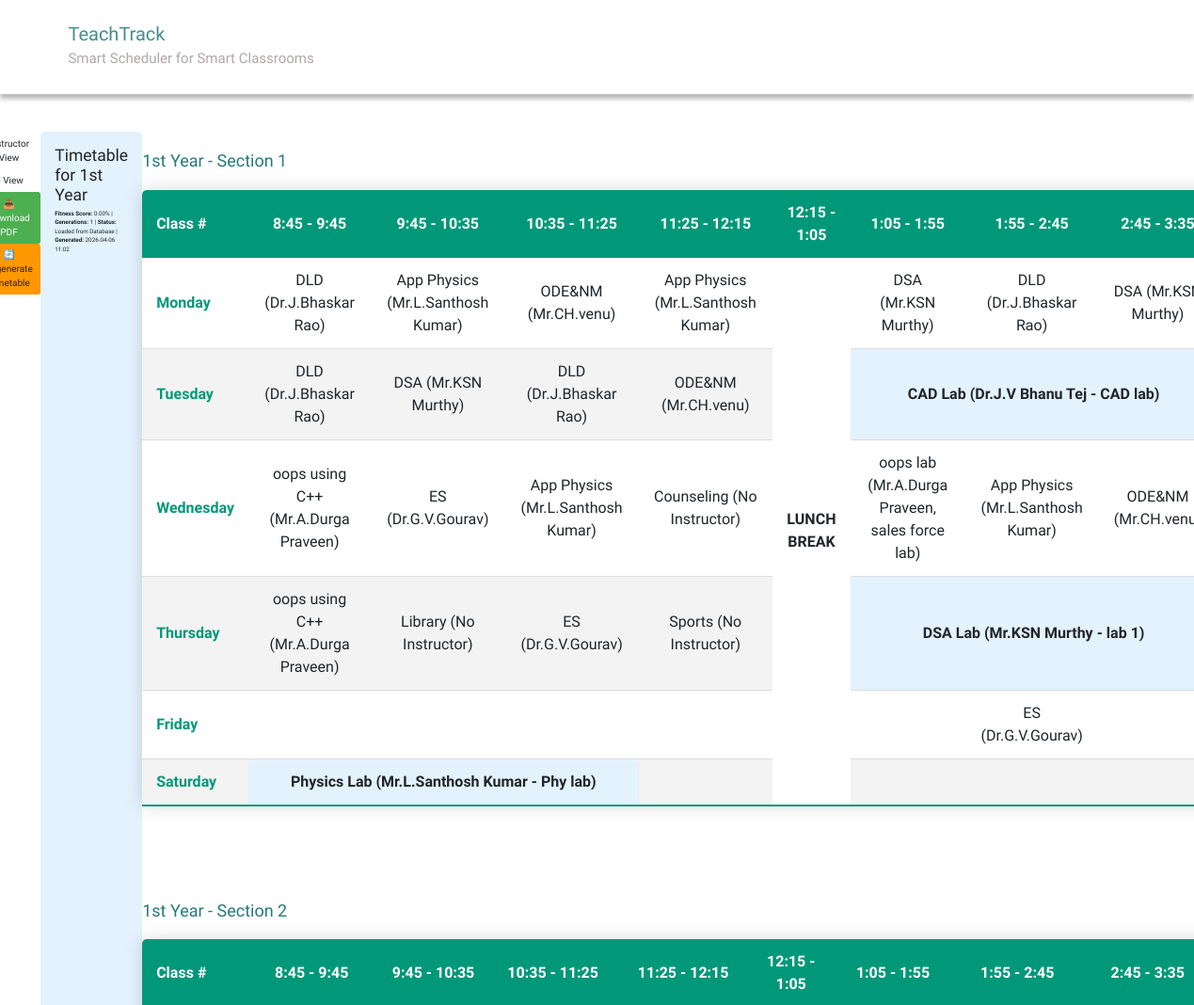
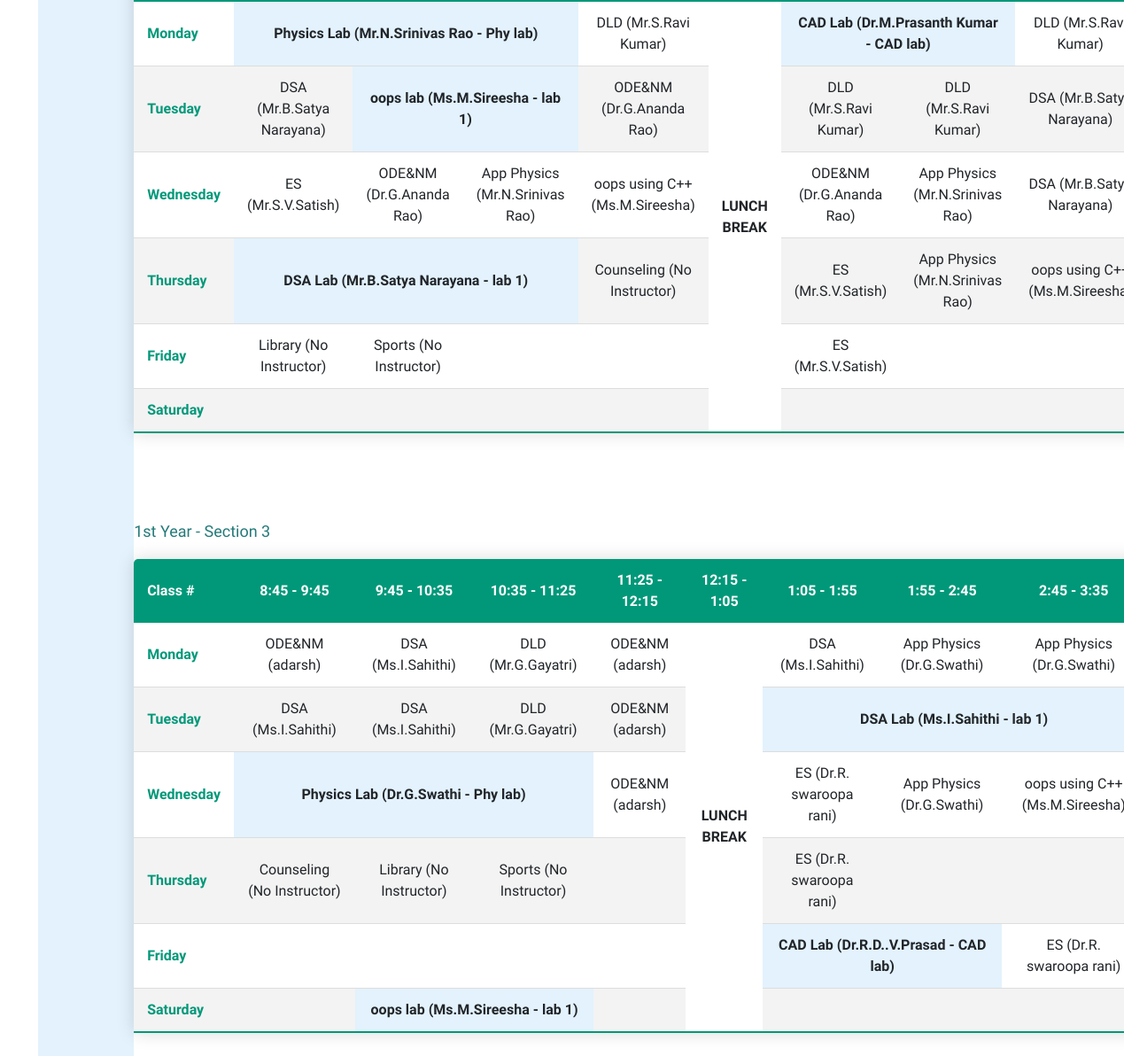
/timetableGeneration/?year=11, run on the app's committed database (2 pictures, top to bottom).
### SchedulerApp/models.py (models this page shows, shortened)
class Year(models.Model):
    year_name = models.CharField(max_length=20)  # e.g. "2nd Year"
    courses = models.ManyToManyField(Course)
    lunch_period = models.IntegerField(
        default=5,
        validators=[MinValueValidator(1), MaxValueValidator(8)],
        help_text="Which time slot is lunch break (1-8). 1st year=4 (11:25-12:15), Others=5 (12:15-1:05)"
    )

class GeneratedTimetable(models.Model):
    year = models.OneToOneField(Year, on_delete=models.CASCADE, related_name='generated_timetable')
    generated_at = models.DateTimeField(auto_now=True)
    fitness_score = models.FloatField(default=0.0)
    generation_count = models.IntegerField(default=0)

### SchedulerApp/views.py (the view, shortened to what this page needs)
# urls.py: path('timetableGeneration/', timetable, name='timetable'),
def timetable(request):
    global data
    year_id = request.GET.get('year')
    regenerate = request.GET.get('regenerate', 'false') == 'true'
    logger.info("="*80)
    logger.info("TIMETABLE GENERATION - 4-PHASE ALGORITHM (LAB > ELECTIVE > CONTINUOUS THEORY (TP) > REGULAR THEORY)")
    logger.info("="*80)
    if not year_id:
        years = Year.objects.all()
        return render(request, 'timetableSelect.html', {'years': years})
    selected_year = Year.objects.get(id=year_id)
    logger.info(f">>> Selected year: {selected_year.year_name} (ID: {year_id})")
    existing_timetable = GeneratedTimetable.objects.filter(year=selected_year).first()
    if existing_timetable and not regenerate:
        entries = TimetableEntry.objects.filter(timetable=existing_timetable)
        classes = []
        for entry in entries:
            cls = Class(entry.year, entry.section_number, entry.course)
            cls.set_instructor(entry.instructor)
            cls.set_meetingTime(entry.meeting_time)
            cls.room = entry.lab_room  # Only lab rooms are stored
            classes.append(cls)
        data = Data(selected_year)
        return render(request, 'timetable.html', {
            'schedule': classes,
            'sections': data.get_sections(),
            'times': data.get_meetingTimes(),
            'timeSlots': TIME_SLOTS,
            'weekDays': DAYS_OF_WEEK,
            'selected_year': selected_year,
            'fitness_score': existing_timetable.fitness_score,
            'generation_count': existing_timetable.generation_count,
            'generated_at': existing_timetable.generated_at,
            'from_database': True
        })

### SchedulerApp/models.py (called while the page is built)
    def __str__(self):
        return self.lab_name

### SchedulerApp/templatetags/index.py (called while the page is built, shortened)
def _get_time_slots():
    from SchedulerApp.models import TIME_SLOTS
    return [slot[0] for slot in TIME_SLOTS]

@register.simple_tag
def is_lab_block_start(schedule, section_number, day, time):
    is_start, rowspan, content = _is_lab_block_start(schedule, section_number, day, time)
    return is_start

@register.simple_tag
def get_lab_rowspan(schedule, section_number, day, time):
    is_start, rowspan, content = _is_lab_block_start(schedule, section_number, day, time)
    return rowspan if is_start else 1

@register.simple_tag
def get_lab_content(schedule, section_number, day, time):
    is_start, rowspan, content = _is_lab_block_start(schedule, section_number, day, time)
    return content if content else ''

@register.simple_tag
def sub(schedule, section_number, day, time):
    classes_at_time = []
    for c in schedule:
        if (
            c.section_number == section_number and
            c.meeting_time.day == day and
            c.meeting_time.time == time
        ):
            classes_at_time.append(c)
    if not classes_at_time:
        return ''
    if len(classes_at_time) == 1:
        c = classes_at_time[0]
        instructor_name = c.instructor.name if c.instructor else 'No Instructor'
        room_info = f', {c.room}' if c.room else ''
        if hasattr(c, 'batch') and c.batch != 'FULL':
            return f'{c.course.course_name} [{c.batch}] ({instructor_name}{room_info})'
        else:
            return f'{c.course.course_name} ({instructor_name}{room_info})'

@register.tag
def active(parser, token):
    args = token.split_contents()
    template_tag = args[0]
    if len(args) < 2:
        raise template.TemplateSyntaxError(
            f'{template_tag} tag requires at least one argument'
        )
    return NavSelectedNode(args[1:])

### SchedulerApp/views.py (called while the page is built)
    def get_meetingTimes(self):
        return self._meetingTimes

    def get_sections(self):
        return self._sections

    def set_instructor(self, instructor):
        self.instructor = instructor

    def set_meetingTime(self, meetingTime):
        self.meeting_time = meetingTime

### templates/timetable.html (shortened to what this page needs)
{% extends 'base.html' %}
{% block content %}
{% load static %}
{% load index %}
<div style="margin-bottom:20px;">
  <a href="{% url 'instructor_timetable_select' %}" class="btn">Instructor View</a>
  <a href="{% url 'lab_timetable' %}" class="btn">Lab View</a>
  {% if from_database and selected_year %}
    <a href="{% url 'download_timetable_pdf' %}?year={{ selected_year.id }}" class="btn" style="background: #4CAF50; color: white;">📥 Download PDF</a>
    <a href="?year={{ selected_year.id }}&regenerate=true" class="btn" style="background: #ff9800;">🔄 Regenerate Timetable</a>
  {% endif %}
</div>
{% if fitness_score and generation_count %}
<div style="background: #e3f2fd; padding: 15px; border-radius: 5px; margin-bottom: 20px;">
  <h3 style="margin: 0;">Timetable for {{ selected_year.year_name }}</h3>
  <p style="margin: 5px 0;">
    <strong>Fitness Score:</strong> {{ fitness_score|floatformat:2 }}%
    | <strong>Generations:</strong> {{ generation_count }}
    {% if from_database %}
    | <strong>Status:</strong> Loaded from Database
    | <strong>Generated:</strong> {{ generated_at|date:"Y-m-d H:i" }}
    {% else %}
    | <strong>Status:</strong> Newly Generated & Saved
    {% endif %}
  </p>
</div>
{% endif %}
<div>
  {% for section_number in sections %}
  <h2 class="secHead">{{ selected_year.year_name }} - Section {{ section_number }}</h2>
  <table class="timetable">
    <thead>
      <tr>
        <th>Class #</th>
        {% for time in timeSlots %}
          <th>{{time.0}}</th>
        {% endfor %}
      </tr>
    </thead>
    <tbody>
      {% for week in weekDays %}
      <tr>
        <th>{{week.0}}</th>
        {% for time in timeSlots %}
          {% if time.0 == "12:15 - 1:05" %}
              {% if forloop.parentloop.first %}
                <td rowspan="{{ weekDays|length }}" class="lunch">
                    <b>LUNCH<br>BREAK</b>
                </td>
              {% endif %}
          {% else %}
              {% is_lab_continuation schedule section_number week.0 time.0 as is_continuation %}
              {% if not is_continuation %}
                {% is_lab_block_start schedule section_number week.0 time.0 as is_lab_start %}
                {% if is_lab_start %}
                  {% get_lab_rowspan schedule section_number week.0 time.0 as lab_colspan %}
                  {% get_lab_content schedule section_number week.0 time.0 as lab_content %}
                  <td colspan="{{ lab_colspan }}" style="vertical-align: middle; background: #e3f2fd; font-weight: bold; text-align: center;">
                    {{ lab_content|safe }}
                  </td>
                {% else %}
                  <td>
                    {% sub schedule section_number week.0 time.0 as cell_content %}
                    {{ cell_content|safe }}
                  </td>
                {% endif %}
              {% endif %}
          {% endif %}
        {% endfor %}
      </tr>
      {% endfor %}
    </tbody>
  </table>
  {% endfor %}
</div>
{% endblock %}

### static/CSS/style.css (style rules this page uses)
:root { --green1: #57ACAC; --green2: #38c0b3; --green3: #257a7a; --green4: #0FCD9D; --green5: #01d7a7; --green6: #00BE8E; --green7: #009879; --white: #fff; --grey: #aaa; --dark-grey: #444; --light-grey: #a29999; --lighter-grey: #dddddd; --lightest-grey: #f3f3f3; --box-shadow: #9e9292; }
html { font-size: 100%; box-sizing: border-box; scroll-behavior: smooth; }
html, body { margin: 0; padding: 0; width: 100vw; min-height: 100%; text-rendering: optimizeLegibility; font-family: "Quicksand", sans-serif; font-size: 62.5%; }
body { position: relative; }
a { text-decoration: none; }
.secHead { margin-top: 2rem; margin-bottom: 20px; color: var(--green3); font-size: 1.8rem; }
.editTable, .timetable { border-collapse: collapse; margin-top: 2rem; font-size: 0.9em; min-width: 40rem; border-radius: 5px 5px 0 0; overflow: hidden; box-shadow: 0 0 20px rgba(0, 0, 0, 0.15); text-align: center; }
.editTable thead tr, .timetable thead tr { background-color: var(--green7); color: var(--white); font-weight: bold; }
.editTable th, .editTable td, .timetable th, .timetable td { padding: 1.2rem 1.5rem; }
.editTable tbody tr, .timetable tbody tr { border-bottom: 1px solid var(--lighter-grey); }
.editTable tbody tr:nth-of-type(even), .timetable tbody tr:nth-of-type(even) { background-color: var(--lightest-grey); }
.editTable tbody tr:last-of-type, .timetable tbody tr:last-of-type { border-bottom: 2px solid var(--green7); }
.timetable { font-size: 1.6rem; width: 100%; margin-bottom: 100px; }
.timetable th { font-weight: bolder; }
.timetable tr > th:first-child { text-align: left; }
.timetable tbody tr > th:first-child { text-align: left; color: var(--green7); }

### data on the page
Year: year_name "1st Year", year_name "1st Year" "1st Year" "1st Year"
GeneratedTimetable: fitness_score "0.00", generated_at "2026-04-06 11:02"

### other printed values
{{ generation_count }} "1"
{{ section_number }} "1" "2" "3"
{{ time.0 }} "8:45 - 9:45" "9:45 - 10:35" "10:35 - 11:25" "11:25 - 12:15" "12:15 - 1:05" "1:05 - 1:55" "1:55 - 2:45" "2:45 - 3:35" "8:45 - 9:45" "9:45 - 10:35" "10:35 - 11:25" "11:25 - 12:15" "12:15 - 1:05" "1:05 - 1:55" "1:55 - 2:45" "2:45 - 3:35" "8:45 - 9:45" "9:45 - 10:35" "10:35 - 11:25" "11:25 - 12:15" "12:15 - 1:05" "1:05 - 1:55" "1:55 - 2:45" "2:45 - 3:35"
{{ week.0 }} "Monday" "Tuesday" "Wednesday" "Thursday" "Friday" "Saturday" "Monday" "Tuesday" "Wednesday" "Thursday" "Friday" "Saturday" "Monday" "Tuesday" "Wednesday" "Thursday" "Friday" "Saturday"
{{ cell_content|safe }} "DLD (Dr.J.Bhaskar Rao)" "App Physics (Mr.L.Santhosh Kumar)" "ODE&NM (Mr.CH.venu)" "App Physics (Mr.L.Santhosh Kumar)" "DSA (Mr.KSN Murthy)" "DLD (Dr.J.Bhaskar Rao)" "DLD (Dr.J.Bhaskar Rao)" "DSA (Mr.KSN Murthy)" "DLD (Dr.J.Bhaskar Rao)" "ODE&NM (Mr.CH.venu)" "oops using C++ (Mr.A.Durga Praveen)" "ES (Dr.G.V.Gourav)" "App Physics (Mr.L.Santhosh Kumar)" "Counseling (No Instructor)" "oops lab (Mr.A.Durga Praveen, sales force lab)" "App Physics (Mr.L.Santhosh Kumar)" "ODE&NM…" "oops using C++ (Mr.A.Durga Praveen)" "Library (No Instructor)" "ES (Dr.G.V.Gourav)" "Sports (No Instructor)" "ES (Dr.G.V.Gourav)" "DLD (Mr.S.Ravi Kumar)" "DSA (Mr.B.Satya Narayana)" "ODE&NM (Dr.G.Ananda Rao)" "DLD (Mr.S.Ravi Kumar)" "DLD (Mr.S.Ravi Kumar)" "ES (Mr.S.V.Satish)" "ODE&NM (Dr.G.Ananda Rao)" "App Physics (Mr.N.Srinivas Rao)" "oops using C++ (Ms.M.Sireesha)" "ODE&NM (Dr.G.Ananda Rao)" "App Physics (Mr.N.Srinivas Rao)" "Counseling (No Instructor)" "ES (Mr.S.V.Satish)" "App Physics (Mr.N.Srinivas Rao)" "oops using…" "Library (No Instructor)" "Sports (No Instructor)" "ES (Mr.S.V.Satish)" "ODE&NM (adarsh)" "DSA (Ms.I.Sahithi)" "DLD (Mr.G.Gayatri)" "ODE&NM (adarsh)" "DSA (Ms.I.Sahithi)" "App Physics (Dr.G.Swathi)" "App Physics (Dr.G.Swathi)" "DSA (Ms.I.Sahithi)" "DSA (Ms.I.Sahithi)" "DLD (Mr.G.Gayatri)" "ODE&NM (adarsh)" "ODE&NM (adarsh)" "ES (Dr.R. swaroopa rani)" "App Physics (Dr.G.Swathi)" "oops using C++…" "Counseling (No Instructor)" "Library (No Instructor)" "Sports (No Instructor)" "ES (Dr.R. swaroopa rani)" "ES (Dr.R. swaroopa rani)"
{{ lab_content|safe }} "CAD Lab (Dr.J.V Bhanu Tej - CAD lab)" "DSA Lab (Mr.KSN Murthy - lab 1)" "Physics Lab (Mr.L.Santhosh Kumar - Phy lab)" "Physics Lab (Mr.N.Srinivas Rao - Phy lab)" "CAD Lab (Dr.M.Prasanth Kumar - CAD lab)" "oops lab (Ms.M.Sireesha - lab 1)" "DSA Lab (Mr.B.Satya Narayana - lab 1)" "DSA Lab (Ms.I.Sahithi - lab 1)" "Physics Lab (Dr.G.Swathi - Phy lab)" "CAD Lab (Dr.R.D..V.Prasad - CAD lab)" "oops lab (Ms.M.Sireesha - lab 1)"
